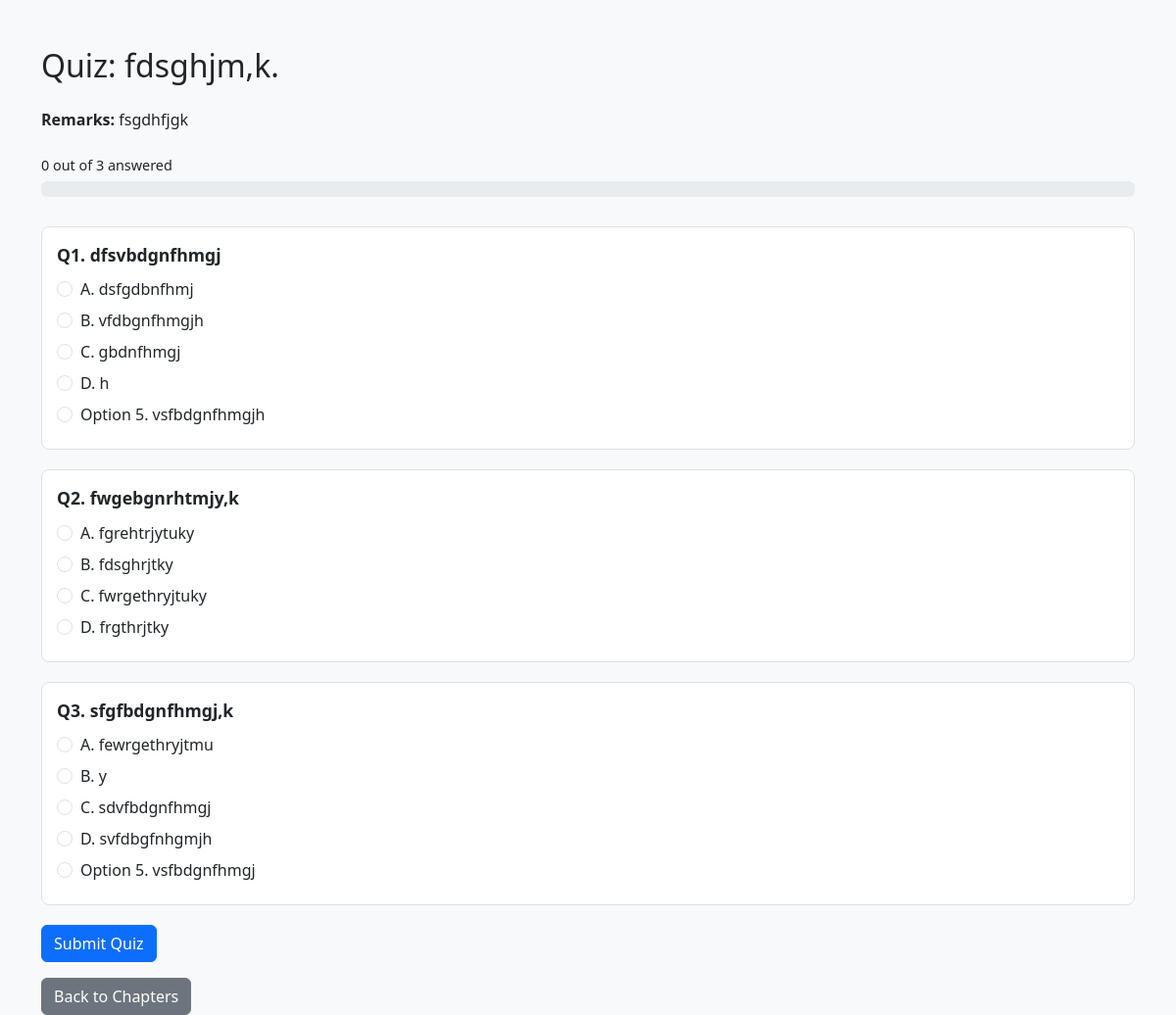
Page /user_quizzes/CSE003/8/7911 (signed in) on the committed database.
### models/quiz.py (models this page shows)
class Quiz(db.Model):
    code = db.Column(db.String(4), primary_key=True)  # Unique 4-digit code
    name = db.Column(db.String(120), nullable=False)
    chapter_id = db.Column(db.Integer, db.ForeignKey('chapter.id'), nullable=False)
    date_of_quiz = db.Column(db.Date, default=date.today)
    time_duration = db.Column(db.String(5))  # Format hh:mm
    remarks = db.Column(db.Text)
    questions = db.relationship('Question', backref='quiz', lazy=True)

### models/question.py (models this page shows)
class Question(db.Model):
    id = db.Column(db.Integer, primary_key=True)
    question_statement = db.Column(db.String(255), nullable=False)
    options = db.Column(db.String(255), nullable=False)
    correct_answer = db.Column(db.String(10), nullable=False)
    quiz_id = db.Column(db.String(4), db.ForeignKey('quiz.code'), nullable=False)
    def get_options(self):
        return self.options.split(',')

### controllers/user_controller.py (the view)
@user_bp.route('/user_quizzes/<subject_id>/<int:chapter_id>/<quiz_code>')
def attempt_quiz(subject_id, chapter_id, quiz_code):
    if 'username' not in session:
        flash("Please log in to attempt a quiz", "warning")
        return redirect(url_for('auth.login'))
    quiz = Quiz.query.filter_by(code=quiz_code).first()
    if not quiz:
        flash("Quiz not found", "danger")
        return redirect(url_for('user.list_quizzes_for_chapter', subject_id=subject_id, chapter_id=chapter_id))
    user_id = session.get('user_id')
    existing_response = UserResponse.query.filter_by(user_id=user_id, quiz_code=quiz.code).first()
    if existing_response:
        flash("You have already attempted this quiz.", "warning")
        return redirect(url_for('user.list_quizzes_for_chapter', subject_id=subject_id, chapter_id=chapter_id))
    questions = Question.query.filter_by(quiz_id=quiz.code).all()
    return render_template('users/attempt_quiz.html', quiz=quiz, questions=questions)

### templates/users/attempt_quiz.html (shortened to what this page needs)
<!DOCTYPE html>
<html lang="en">
<head>
  <link href="https://cdn.jsdelivr.net/npm/bootstrap@5.3.0/dist/css/bootstrap.min.css" rel="stylesheet">
</head>
<body>
  <div class="container mt-5">
    <h2 class="mb-4">Quiz: {{ quiz.name }}</h2>
    <p class="mb-4"><strong>Remarks:</strong> {{ quiz.remarks }}</p>
    <div class="progress-container">
      <div class="progress-text" id="progressText">0 out of {{ questions|length }} answered</div>
      <div class="progress">
      </div>
    </div>
    <form id="quizForm" action="/submit_quiz/{{ quiz.code }}" method="POST">
      {% for question in questions %}
      <div class="question-block" data-question-index="{{ loop.index }}">
        <p><strong>Q{{ loop.index }}. {{ question.question_statement }}</strong></p>
        {% set options = question.get_options() %}
        {% for opt in options %}
          {% set opt_label = loop.index0 %}
          {% if opt_label == 0 %}{% set label_text = "A" %}{% elif opt_label == 1 %}{% set label_text = "B" %}{% elif opt_label == 2 %}{% set label_text = "C" %}{% elif opt_label == 3 %}{% set label_text = "D" %}{% else %}{% set label_text = "Option " ~ loop.index %}{% endif %}
          <div class="form-check">
            <input class="form-check-input answer-option" type="radio" name="q{{ question.id }}"
                   id="q{{ question.id }}_{{ label_text }}" value="{{ opt }}" required>
            <label class="form-check-label" for="q{{ question.id }}_{{ label_text }}">
              {{ label_text }}. {{ opt }}
            </label>
          </div>
        {% endfor %}
      </div>
      {% endfor %}
      <button type="submit" class="btn btn-primary">Submit Quiz</button>
    </form>
    <a href="{{ url_for('user.list_quiz_chapters', subject_id=quiz.chapter.subject.id) }}" class="btn btn-secondary mt-3">Back to Chapters</a>
  </div>
</body>
</html>

### templates/users/attempt_quiz.html (style rules this page uses)
body { background-color: #f8f9fa; }
.question-block { margin-bottom: 20px; padding: 15px; border: 1px solid #e0e0e0; border-radius: 8px; background-color: #ffffff; transition: transform 0.2s, box-shadow 0.2s; }
.question-block p { margin-bottom: 10px; font-size: 1.1rem; }
.form-check { margin-bottom: 8px; }
.progress-container { margin-bottom: 30px; }
.progress-text { font-size: 0.9rem; margin-bottom: 5px; }

### rows in the picture
Quiz: name "fdsghjm,k.", remarks "fsgdhfjgk"
Question: question_statement "dfsvbdgnfhmgj", options "A" "B" "C" "D" "Option 5", options "dsfgdbnfhmj" "vfdbgnfhmgjh" "gbdnfhmgj" "h" "vsfbdgnfhmgjh"
Question: question_statement "fwgebgnrhtmjy,k", options "A" "B" "C" "D", options "fgrehtrjytuky" "fdsghrjtky" "fwrgethryjtuky" "frgthrjtky"
Question: question_statement "sfgfbdgnfhmgj,k", options "A" "B" "C" "D" "Option 5", options "fewrgethryjtmu" "y" "sdvfbdgnfhmgj" "svfdbgfnhgmjh" "vsfbdgnfhmgj"

### other values in the picture
{{ questions|length }} "3"
